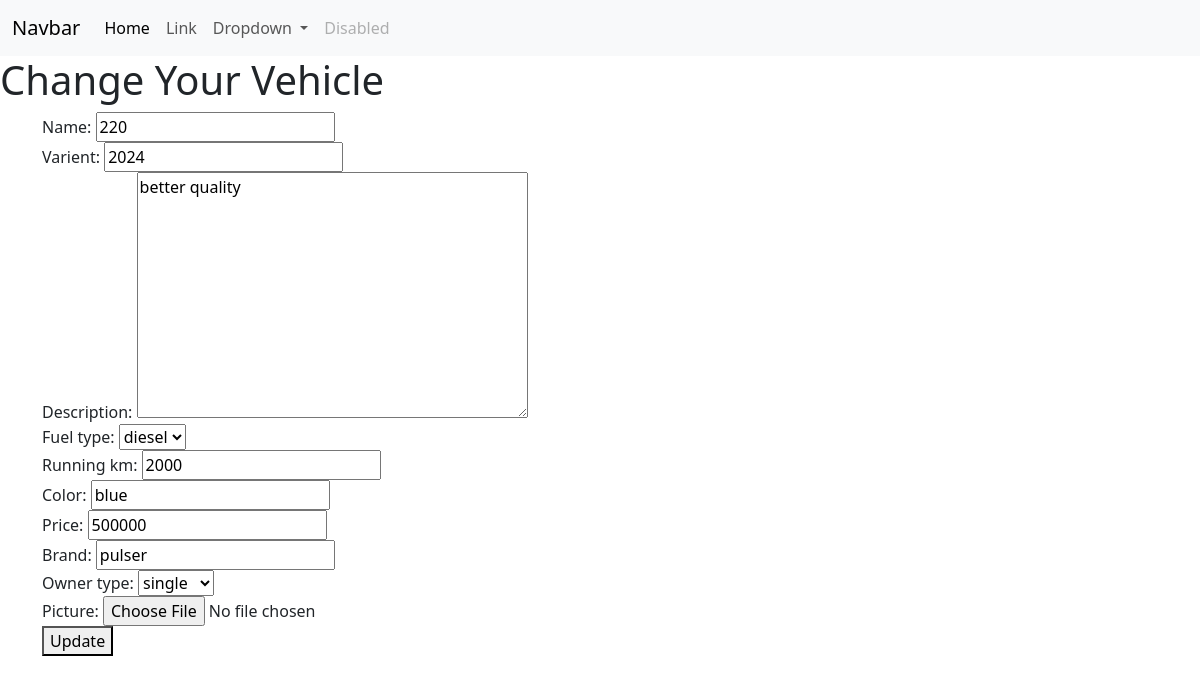
The page /vehicle/1/change/ on the database its author committed.
### store/models.py (models this page shows, shortened)
class Vehicle(models.Model):
    name=models.CharField(max_length=200)
    varient=models.CharField(max_length=200)
    description=models.TextField()
    fuel_options=(
        ("petrol","petrol"),
        ("CNG","CNG"),
        ("EV","EV"),
        ("diesel","diesel")
    )
    fuel_type=models.CharField(max_length=200,choices=fuel_options,default="petrol")
    running_km=models.PositiveIntegerField()
    color=models.CharField(max_length=200)
    price=models.PositiveIntegerField()
    brand=models.CharField(max_length=200)
    owner_options=(
        ("single","single"),
        ("second","second"),
        ("other","other")
    )
    owner_type=models.CharField(max_length=200,choices=owner_options,default="single")
    picture=models.ImageField(upload_to="vehicle_images",null=True)

### store/views.py (the view, shortened to what this page needs)
# urls.py: path("vehicle/<int:pk>/change/",views.VehicleUpdateView.as_view(),name="vehicle-update")
class VehicleUpdateView(View):
    template_name="vehicle_update.html"
    form_class=VehicleUpdateForm
    def get(self,request,*args,**kwargs):
        id=kwargs.get("pk")
        vehicle_object=Vehicle.objects.get(id=id)
        form_instance=self.form_class(instance=vehicle_object)
        return render(request,self.template_name,{"form":form_instance})

### store/forms.py
class VehicleUpdateForm(forms.ModelForm):
    class Meta:
        model=Vehicle
        fields="__all__"

### store/templates/vehicle_update.html (shortened to what this page needs)
{%extends 'base.html'%}
{%block main_block%}
<h1>Change Your Vehicle</h1>
<div class="container ">
    <form action=""method=post enctype="multipart/form-data">
        {{form}}
        <button type="submit">Update</button>
    </form>
</div>
{%endblock%}

### rows shown on the page
Vehicle: name "220", varient "2024", description "better quality", fuel_type "diesel", running_km "2000", color "blue", price "500000", brand "pulser", owner_type "single"
